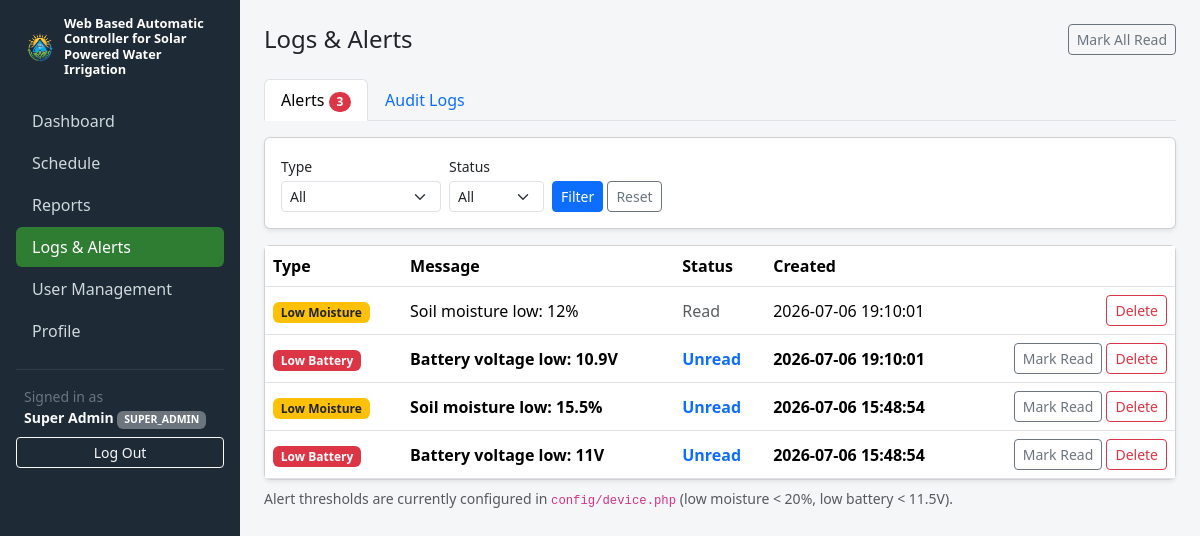
Screenshot of /admin/logs.php?tab=alerts (signed in) with the database file from the repository.
### tables this page shows
CREATE TABLE IF NOT EXISTS alerts (
    id INT AUTO_INCREMENT PRIMARY KEY,
    type ENUM('low_moisture', 'low_battery', 'pump_fail', 'schedule_conflict') NOT NULL,
    message VARCHAR(255) NOT NULL,
    is_read TINYINT(1) NOT NULL DEFAULT 0,
    created_at DATETIME NOT NULL DEFAULT CURRENT_TIMESTAMP
);

### src/helpers/Auth.php (called while the page is built, shortened)
<?php
class Auth
{
    public static function check(): bool
    {
        return isset($_SESSION['user_id']);
    }
    public static function user(): ?array
    {
        return [
            'id' => $_SESSION['user_id'],
            'name' => $_SESSION['user_name'],
            'email' => $_SESSION['user_email'],
            'role' => $_SESSION['user_role'],
        ];
    }
}

### config/database.php (called while the page is built, shortened)
<?php
function getDb(): PDO
{
    static $pdo = null;
    if ($pdo === null) {
        $dsn = 'mysql:host=' . DB_HOST . ';dbname=' . DB_NAME . ';charset=utf8mb4';
        $pdo = new PDO($dsn, DB_USER, DB_PASS, [
            PDO::ATTR_ERRMODE => PDO::ERRMODE_EXCEPTION,
            PDO::ATTR_DEFAULT_FETCH_MODE => PDO::FETCH_ASSOC,
            PDO::ATTR_EMULATE_PREPARES => false,
        ]);
    }
    return $pdo;
}

### src/models/Alert.php (called while the page is built, shortened)
<?php
class Alert
{
    public static function list(array $filters = [], int $page = 1, int $perPage = 25): array
    {
        $where = [];
        $params = [];
        $whereSql = $where ? ('WHERE ' . implode(' AND ', $where)) : '';
        $countStmt = getDb()->prepare("SELECT COUNT(*) AS total FROM alerts $whereSql");
        $countStmt->execute($params);
        $total = (int) $countStmt->fetch()['total'];
        $offset = max(0, ($page - 1) * $perPage);
        $sql = "SELECT * FROM alerts $whereSql ORDER BY created_at DESC LIMIT $perPage OFFSET $offset";
        $stmt = getDb()->prepare($sql);
        $stmt->execute($params);
        return [
            'rows' => $stmt->fetchAll(),
            'total' => $total,
            'page' => $page,
            'perPage' => $perPage,
        ];
    }
    public static function countUnread(): int
    {
        $stmt = getDb()->query('SELECT COUNT(*) AS c FROM alerts WHERE is_read = 0');
        return (int) $stmt->fetch()['c'];
    }
}

### config/bootstrap.php (called while the page is built, shortened)
<?php
require_once __DIR__ . '/database.php';
require_once __DIR__ . '/../src/helpers/Auth.php';
spl_autoload_register(function (string $class) {
    $dirs = [
        __DIR__ . '/../src/models/',
        __DIR__ . '/../src/services/',
        __DIR__ . '/../src/controllers/',
    ];
    foreach ($dirs as $dir) {
        $path = $dir . $class . '.php';
        if (file_exists($path)) {
            return;
        }
    }
});

### public/admin/logs.php (the view, shortened to what this page needs)
<?php
require_once __DIR__ . '/../../config/bootstrap.php';
$tab = ($_GET['tab'] ?? 'alerts') === 'logs' ? 'logs' : 'alerts';
$alertFilters = [
    'type' => $_GET['type'] ?? '',
    'is_read' => $_GET['is_read'] ?? '',
];
$alertPage = max(1, (int) ($_GET['apage'] ?? 1));
$alertResult = Alert::list($alertFilters, $alertPage, 20);
$typeOptions = ['low_moisture' => 'Low Moisture', 'low_battery' => 'Low Battery', 'pump_fail' => 'Pump Fail', 'schedule_conflict' => 'Schedule Conflict'];
$typeLabels = ['low_moisture' => 'bg-warning text-dark', 'low_battery' => 'bg-danger', 'pump_fail' => 'bg-dark', 'schedule_conflict' => 'bg-secondary'];
$activePage = 'logs';
include __DIR__ . '/partials/head.php';
include __DIR__ . '/partials/sidebar.php';
?>
<div class="d-flex justify-content-between align-items-center mb-4">
    <h4 class="mb-0">Logs & Alerts</h4>
    <?php if ($tab === 'alerts'): ?>
        <form method="post" action="<?= BASE_URL ?>/admin/logs.php">
            <button type="submit" class="btn btn-sm btn-outline-secondary">Mark All Read</button>
        </form>
    <?php endif; ?>
</div>
<ul class="nav nav-tabs mb-3">
    <li class="nav-item">
        <a class="nav-link <?= $tab === 'alerts' ? 'active' : '' ?>" href="<?= BASE_URL ?>/admin/logs.php?tab=alerts">
            Alerts
            <?php if ((int) Alert::countUnread() > 0): ?>
                <span class="badge bg-danger rounded-pill"><?= Alert::countUnread() ?></span>
            <?php endif; ?>
        </a>
    </li>
    <li class="nav-item">
        <a class="nav-link <?= $tab === 'logs' ? 'active' : '' ?>" href="<?= BASE_URL ?>/admin/logs.php?tab=logs">Audit Logs</a>
    </li>
</ul>
<?php if ($tab === 'alerts'): ?>
<div class="card shadow-sm mb-3">
    <div class="card-body">
        <form method="get" action="<?= BASE_URL ?>/admin/logs.php" class="row g-2 align-items-end">
            <div class="col-auto">
                <label class="form-label small mb-1">Type</label>
                <select name="type" class="form-select form-select-sm">
                    <option value="">All</option>
                </select>
            </div>
            <div class="col-auto">
                <label class="form-label small mb-1">Status</label>
                <select name="is_read" class="form-select form-select-sm">
                    <option value="">All</option>
                </select>
            </div>
            <div class="col-auto">
                <button type="submit" class="btn btn-sm btn-primary">Filter</button>
                <a href="<?= BASE_URL ?>/admin/logs.php?tab=alerts" class="btn btn-sm btn-outline-secondary">Reset</a>
            </div>
        </form>
    </div>
</div>
<div class="card shadow-sm">
    <div class="table-responsive">
        <table class="table table-hover mb-0 align-middle">
            <thead>
                <tr>
                    <th>Type</th>
                    <th>Message</th>
                    <th>Status</th>
                    <th>Created</th>
                    <th></th>
                </tr>
            </thead>
            <tbody>
                <?php foreach ($alertResult['rows'] as $a): ?>
                    <tr class="<?= (int) $a['is_read'] === 0 ? 'fw-semibold' : '' ?>">
                        <td><span class="badge <?= $typeLabels[$a['type']] ?? 'bg-secondary' ?>"><?= htmlspecialchars($typeOptions[$a['type']] ?? $a['type']) ?></span></td>
                        <td><?= htmlspecialchars($a['message']) ?></td>
                        <td><?= (int) $a['is_read'] === 1 ? '<span class="text-muted">Read</span>' : '<span class="text-primary">Unread</span>' ?></td>
                        <td><?= htmlspecialchars($a['created_at']) ?></td>
                        <td class="text-end">
                            <?php if ((int) $a['is_read'] === 0): ?>
                                <form method="post" action="<?= BASE_URL ?>/admin/logs.php?<?= htmlspecialchars(http_build_query(['tab' => 'alerts'])) ?>" class="d-inline">
                                    <button type="submit" class="btn btn-sm btn-outline-secondary">Mark Read</button>
                                </form>
                            <?php endif; ?>
                            <form method="post" action="<?= BASE_URL ?>/admin/logs.php?<?= htmlspecialchars(http_build_query(['tab' => 'alerts'])) ?>" class="d-inline" onsubmit="return confirm('Delete this alert?');">
                                <button type="submit" class="btn btn-sm btn-outline-danger">Delete</button>
                            </form>
                        </td>
                    </tr>
                <?php endforeach; ?>
            </tbody>
        </table>
    </div>
</div>
<div class="text-muted small mt-2">
    Alert thresholds are currently configured in <code>config/device.php</code>
    (low moisture &lt; <?= ALERT_LOW_MOISTURE_PCT ?>%, low battery &lt; <?= ALERT_LOW_BATTERY_VOLTS ?>V).
</div>
<?php endif; ?>
<?php include __DIR__ . '/partials/footer.php'; ?>

### public/admin/partials/head.php (shortened to what this page needs)
<!DOCTYPE html>
<html lang="en">
<head>
    <link href="https://cdn.jsdelivr.net/npm/bootstrap@5.3.3/dist/css/bootstrap.min.css" rel="stylesheet">
    <link rel="stylesheet" href="<?= BASE_URL ?>/assets/css/app.css">
</head>
<body>
<div class="d-flex">

### public/admin/partials/sidebar.php (shortened to what this page needs)
<?php
$activePage = $activePage ?? '';
$user = Auth::user();
$navItems = [
    'dashboard' => ['label' => 'Dashboard', 'href' => '/admin/dashboard.php', 'roles' => ['super_admin', 'admin', 'viewer']],
    'schedule'  => ['label' => 'Schedule', 'href' => '/admin/schedule.php', 'roles' => ['super_admin', 'admin']],
    'reports'   => ['label' => 'Reports', 'href' => '/admin/reports.php', 'roles' => ['super_admin', 'admin', 'viewer']],
    'logs'      => ['label' => 'Logs & Alerts', 'href' => '/admin/logs.php', 'roles' => ['super_admin', 'admin']],
    'users'     => ['label' => 'User Management', 'href' => '/admin/users.php', 'roles' => ['super_admin']],
    'profile'   => ['label' => 'Profile', 'href' => '/admin/profile.php', 'roles' => ['super_admin', 'admin', 'viewer']],
];
?>
<nav class="sidebar p-3" id="sidebar" style="width: 240px;">
    <div class="brand mb-4 px-2 d-flex align-items-center gap-2">
        <img src="<?= BASE_URL ?>/assets/img/logo.png" alt="Logo" class="brand-logo flex-shrink-0">
        <span>Web Based Automatic Controller for Solar Powered Water Irrigation</span>
    </div>
    <ul class="nav nav-pills flex-column mb-auto">
        <?php foreach ($navItems as $key => $item): ?>
            <li class="nav-item">
                <a href="<?= BASE_URL . $item['href'] ?>" class="nav-link <?= $activePage === $key ? 'active' : '' ?>">
                    <?= htmlspecialchars($item['label']) ?>
                </a>
            </li>
        <?php endforeach; ?>
    </ul>
    <hr class="text-secondary">
    <div class="px-2 small text-secondary mb-2">
        Signed in as<br>
        <strong class="text-light"><?= htmlspecialchars($user['name']) ?></strong>
        <span class="badge bg-secondary text-uppercase"><?= htmlspecialchars($user['role']) ?></span>
    </div>
    <a href="<?= BASE_URL ?>/logout.php" class="btn btn-sm btn-outline-light w-100">Log Out</a>
</nav>
<main class="flex-grow-1 p-4">

### public/admin/partials/footer.php (shortened to what this page needs)
</main>
</div>
</body>
</html>

### public/assets/css/app.css (style rules this page uses)
body { background-color: #f4f6f8; }
.sidebar { min-height: 100vh; background-color: #1e2a35; color: #cfd8dc; }
.sidebar .nav-link { color: #cfd8dc; border-radius: 6px; margin-bottom: 2px; }
.sidebar .nav-link.active { background-color: #2e7d32; color: #fff; }
.sidebar .brand { color: #fff; font-weight: 600; font-size: 0.8rem; line-height: 1.2; }
.brand-logo { height: 32px; width: 32px; object-fit: contain; }

### rows the page displays
alerts: type "Low Moisture", message "Soil moisture low: 12%", is_read "Read", created_at "2026-07-06 19:10:01"
alerts: type "Low Battery", message "Battery voltage low: 10.9V", is_read "Unread", created_at "2026-07-06 19:10:01"
alerts: type "Low Moisture", message "Soil moisture low: 15.5%", is_read "Unread", created_at "2026-07-06 15:48:54"
alerts: type "Low Battery", message "Battery voltage low: 11V", is_read "Unread", created_at "2026-07-06 15:48:54"

### other values shown
$item['label'] "Dashboard"
$item['label'] "Schedule"
$item['label'] "Reports"
$item['label'] "Logs & Alerts"
$item['label'] "User Management"
$item['label'] "Profile"
$user['name'] "Super Admin"
$user['role'] "SUPER_ADMIN"
Alert::countUnread() "3"
ALERT_LOW_MOISTURE_PCT "20"
ALERT_LOW_BATTERY_VOLTS "11.5"
